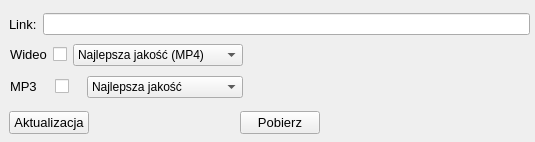
<?xml version="1.0" encoding="UTF-8"?>
<ui version="4.0">
 <class>YTDownloader</class>
 <widget class="QMainWindow" name="YTDownloader">
  <property name="geometry">
   <rect>
    <x>0</x>
    <y>0</y>
    <width>535</width>
    <height>142</height>
   </rect>
  </property>
  <property name="sizePolicy">
   <sizepolicy hsizetype="Fixed" vsizetype="Fixed">
    <horstretch>0</horstretch>
    <verstretch>0</verstretch>
   </sizepolicy>
  </property>
  <property name="windowTitle">
   <string>INTTube</string>
  </property>
  <property name="windowIcon">
   <iconset>
    <normaloff>Youtube-512.png</normaloff>Youtube-512.png</iconset>
  </property>
  <widget class="QWidget" name="centralwidget">
   <widget class="QWidget" name="horizontalLayoutWidget">
    <property name="geometry">
     <rect>
      <x>9</x>
      <y>9</y>
      <width>521</width>
      <height>31</height>
     </rect>
    </property>
    <layout class="QHBoxLayout" name="horizontalLayout">
     <item>
      <widget class="QLabel" name="LinkHere">
       <property name="font">
        <font>
         <pointsize>10</pointsize>
         <weight>50</weight>
         <bold>false</bold>
        </font>
       </property>
       <property name="text">
        <string>Link:</string>
       </property>
      </widget>
     </item>
     <item>
      <widget class="QLineEdit" name="LinkedYoutube"/>
     </item>
    </layout>
   </widget>
   <widget class="QWidget" name="horizontalLayoutWidget_4">
    <property name="geometry">
     <rect>
      <x>9</x>
      <y>110</y>
      <width>311</width>
      <height>26</height>
     </rect>
    </property>
    <layout class="QHBoxLayout" name="horizontalLayout_3">
     <item alignment="Qt::AlignLeft">
      <widget class="QPushButton" name="updateYoutubeDl">
       <property name="font">
        <font>
         <pointsize>10</pointsize>
        </font>
       </property>
       <property name="text">
        <string>Aktualizacja</string>
       </property>
      </widget>
     </item>
     <item>
      <spacer name="horizontalSpacer">
       <property name="orientation">
        <enum>Qt::Horizontal</enum>
       </property>
       <property name="sizeHint" stdset="0">
        <size>
         <width>40</width>
         <height>20</height>
        </size>
       </property>
      </spacer>
     </item>
     <item alignment="Qt::AlignRight">
      <widget class="QPushButton" name="ApplyChange">
       <property name="font">
        <font>
         <pointsize>10</pointsize>
        </font>
       </property>
       <property name="text">
        <string>Pobierz</string>
       </property>
      </widget>
     </item>
    </layout>
   </widget>
   <widget class="QWidget" name="verticalLayoutWidget">
    <property name="geometry">
     <rect>
      <x>10</x>
      <y>40</y>
      <width>233</width>
      <height>62</height>
     </rect>
    </property>
    <layout class="QVBoxLayout" name="verticalLayout_4">
     <item>
      <layout class="QHBoxLayout" name="horizontalLayout_4">
       <item>
        <widget class="QLabel" name="VideoOnly">
         <property name="sizePolicy">
          <sizepolicy hsizetype="Fixed" vsizetype="Fixed">
           <horstretch>0</horstretch>
           <verstretch>0</verstretch>
          </sizepolicy>
         </property>
         <property name="font">
          <font>
           <pointsize>10</pointsize>
          </font>
         </property>
         <property name="text">
          <string>Wideo</string>
         </property>
        </widget>
       </item>
       <item>
        <widget class="QCheckBox" name="Video">
         <property name="sizePolicy">
          <sizepolicy hsizetype="Fixed" vsizetype="Fixed">
           <horstretch>0</horstretch>
           <verstretch>0</verstretch>
          </sizepolicy>
         </property>
         <property name="text">
          <string/>
         </property>
        </widget>
       </item>
       <item>
        <spacer name="horizontalSpacer_2">
         <property name="orientation">
          <enum>Qt::Horizontal</enum>
         </property>
         <property name="sizeHint" stdset="0">
          <size>
           <width>40</width>
           <height>20</height>
          </size>
         </property>
        </spacer>
       </item>
       <item>
        <widget class="QComboBox" name="viewQualityVideo">
         <item>
          <property name="text">
           <string>Najlepsza jakość (MP4)</string>
          </property>
         </item>
         <item>
          <property name="text">
           <string>Najlepsza jakość (MKV)</string>
          </property>
         </item>
         <item>
          <property name="text">
           <string>Najlepsza jakość (WEBM)</string>
          </property>
         </item>
         <item>
          <property name="text">
           <string>Średnia jakość (MP4)</string>
          </property>
         </item>
         <item>
          <property name="text">
           <string>Średnia jakość (MKV)</string>
          </property>
         </item>
         <item>
          <property name="text">
           <string>Średnia jakość (WEBM)</string>
          </property>
         </item>
         <item>
          <property name="text">
           <string>Najgorsza jakość (MP4)</string>
          </property>
         </item>
         <item>
          <property name="text">
           <string>Najgorsza jakość (MKV)</string>
          </property>
         </item>
         <item>
          <property name="text">
           <string>Najgorsza jakość (WEBM)</string>
          </property>
         </item>
        </widget>
       </item>
      </layout>
     </item>
     <item>
      <layout class="QHBoxLayout" name="horizontalLayout_5">
       <property name="spacing">
        <number>18</number>
       </property>
       <item>
        <widget class="QLabel" name="MP3Only">
         <property name="sizePolicy">
          <sizepolicy hsizetype="Fixed" vsizetype="Fixed">
           <horstretch>0</horstretch>
           <verstretch>0</verstretch>
          </sizepolicy>
         </property>
         <property name="font">
          <font>
           <pointsize>10</pointsize>
          </font>
         </property>
         <property name="text">
          <string>MP3</string>
         </property>
        </widget>
       </item>
       <item>
        <widget class="QCheckBox" name="MP3">
         <property name="sizePolicy">
          <sizepolicy hsizetype="Fixed" vsizetype="Fixed">
           <horstretch>0</horstretch>
           <verstretch>0</verstretch>
          </sizepolicy>
         </property>
         <property name="text">
          <string/>
         </property>
        </widget>
       </item>
       <item>
        <widget class="QComboBox" name="viewQualityMP3">
         <item>
          <property name="text">
           <string>Najlepsza jakość</string>
          </property>
         </item>
         <item>
          <property name="text">
           <string>Średnia jakość</string>
          </property>
         </item>
         <item>
          <property name="text">
           <string>Najgorsza jakość</string>
          </property>
         </item>
        </widget>
       </item>
      </layout>
     </item>
    </layout>
   </widget>
   <widget class="QWidget" name="verticalLayoutWidget_2">
    <property name="geometry">
     <rect>
      <x>410</x>
      <y>50</y>
      <width>124</width>
      <height>84</height>
     </rect>
    </property>
    <layout class="QVBoxLayout" name="verticalLayout_5">
     <item>
      <widget class="QLabel" name="ClickableLogo">
       <property name="text">
        <string/>
       </property>
       <property name="pixmap">
        <pixmap resource="ytd_resource.qrc">:/new/YT-Downloader/logo.png</pixmap>
       </property>
      </widget>
     </item>
    </layout>
   </widget>
  </widget>
 </widget>
 <resources>
  <include location="ytd_resource.qrc"/>
 </resources>
 <connections/>
</ui>
